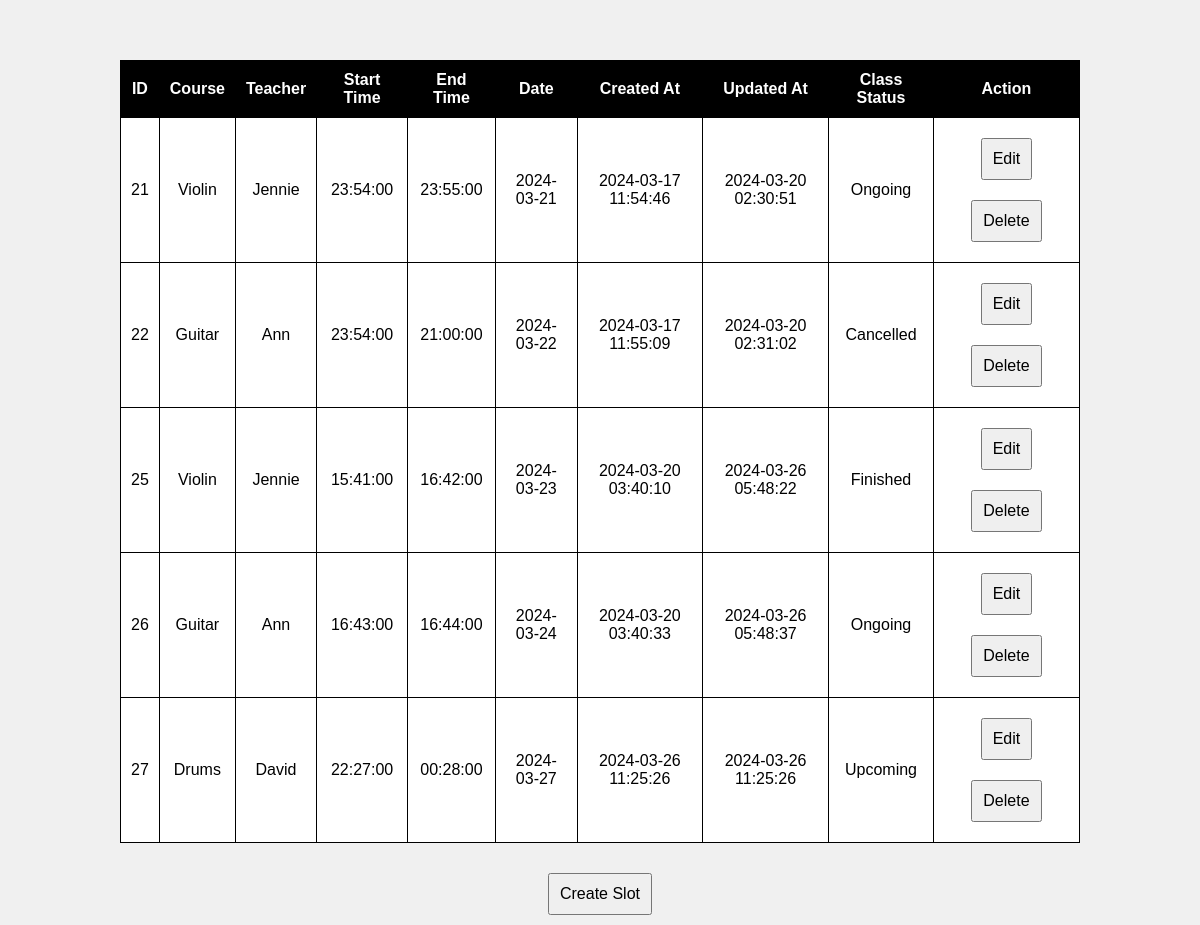
The page /admin/indexes/class_index.php on the database as committed earlier.
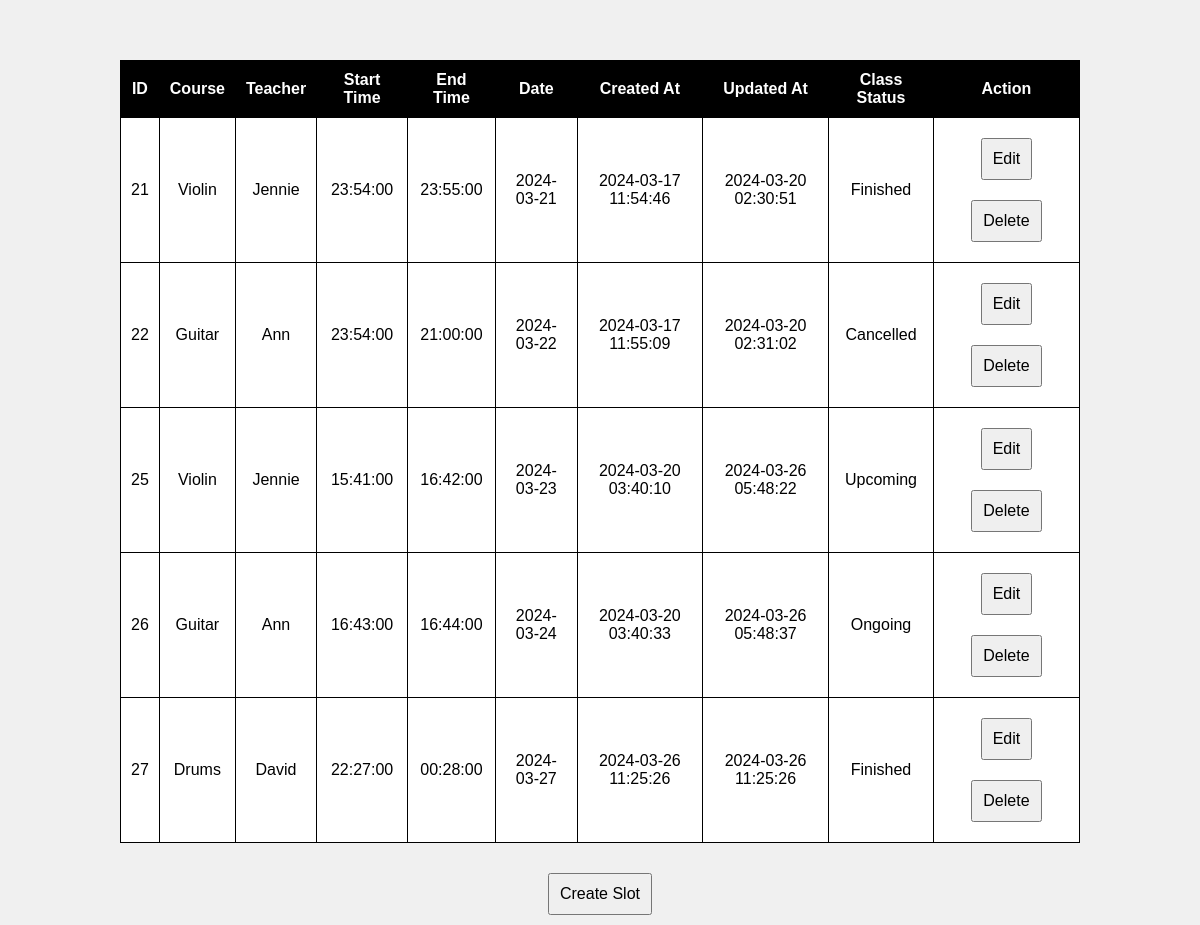
The same page on the database as committed later.
### tables this page shows
CREATE TABLE `classes` (
  `class_id` int(11) NOT NULL,
  `course_parent_id` int(11) NOT NULL,
  `user_parent_id` int(11) NOT NULL,
  `sched_start_time` time NOT NULL,
  `sched_end_time` time NOT NULL,
  `date_of_class` date NOT NULL,
  `created_at` timestamp NOT NULL DEFAULT current_timestamp(),
  `updated_at` timestamp NOT NULL DEFAULT current_timestamp(),
  `actual_start_time` datetime DEFAULT NULL,
  `actual_end_time` datetime DEFAULT NULL,
  `class_status` enum('Upcoming','Ongoing','Finished','Cancelled') NOT NULL
);

CREATE TABLE `courses` (
  `course_id` int(11) NOT NULL,
  `course_name` varchar(255) NOT NULL,
  `course_desc` longtext NOT NULL,
  `course_img` varchar(255) NOT NULL,
  `course_icon` varchar(255) NOT NULL,
  `course_status` enum('Active','Inactive') NOT NULL
);

CREATE TABLE `users` (
  `user_id` int(11) NOT NULL,
  `user_name` varchar(255) NOT NULL,
  `user_password` varchar(255) NOT NULL,
  `user_type` enum('Student','Teacher','None') NOT NULL DEFAULT 'None',
  `user_status` enum('Active','Inactive') NOT NULL
);

### admin/indexes/class_index.php (the view, shortened to what this page needs)
<!DOCTYPE html>
<html>
<head>
</head>
<body>
<h2 id="responseMessageClass">&nbsp;</h2>
<div id="updateTableContainerClass">
    <?php
    include("../db.php");
    $sql = "SELECT ti.*,
               c.course_name,
	       us.user_name
        FROM classes ti
        LEFT JOIN courses c ON ti.course_parent_id = c.course_id
	LEFT JOIN users us ON ti.user_parent_id = us.user_id";
    $result = $conn->query($sql);
    if ($result->num_rows > 0) {
        echo "<table>";
        echo "<tr><th>ID</th><th>Course</th><th>Teacher</th><th>Start Time</th><th>End Time</th><th>Date</th><th>Created At</th><th>Updated At</th><th>Class Status</th><th>Action</th></tr>";
        while ($row = $result->fetch_assoc()) {
            echo "<tr>";
            echo "<td>{$row['class_id']}</td>";
            echo "<td>{$row['course_name']}</td>";
            echo "<td>{$row['user_name']}</td>";
            echo "<td>{$row['sched_start_time']}</td>";
            echo "<td>{$row['sched_end_time']}</td>";
            echo "<td>{$row['date_of_class']}</td>";
            echo "<td>{$row['created_at']}</td>";
            echo "<td>{$row['updated_at']}</td>";
            echo "<td>{$row['class_status']}</td>";
            echo "<td>";
            echo "<button onclick=\"showFormClass('edit_mode_class', {$row['class_id']})\">Edit</button>";
            echo "<button onclick=\"showFormClass('delete_mode_class', {$row['class_id']})\">Delete</button>";
            echo "</td>";
            echo "</tr>";
        }
        echo "</table>";
    } else {
        echo "No class found.";
    }
    ?>
</div>
<button onclick="showFormClass('create_mode_class', null)">Create Slot</button>
</body>
</html>

Rows that differ between the two databases and show on the page:
changed classes id 21: class_status "Ongoing" → "Finished"
changed classes id 25: class_status "Finished" → "Upcoming"
changed classes "Drums": class_status "Upcoming" → "Finished"
